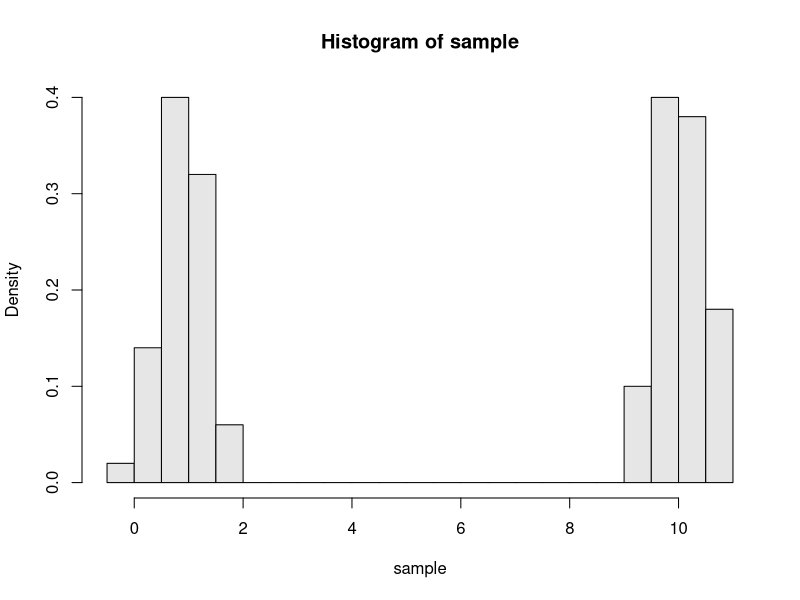
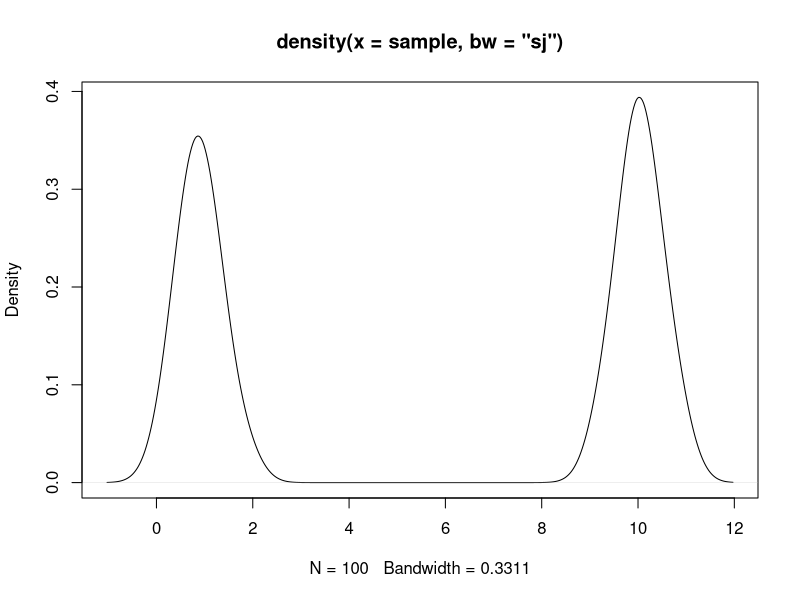

Write R code to recreate these figures, in order. (Note: this script raises an error after producing the figures.)
rm(list=ls())
###Data generation
gen_data<- function(mu_vec=c(1,5,3,5), sigma_vec=rep(0.1, 4), ns=50, prob_vec=c(0.25,0.25,0.25,0.25) ){
  l<- length(mu_vec)
  components <- sample(1:l,prob=prob_vec,size=ns,replace=TRUE)
  mus <- mu_vec
  sds <- sqrt(sigma_vec)
  samples <- rnorm(n=ns,mean=mus[components],sd=sds[components])
  return(samples)
}

set.seed(123)
sample<- gen_data(mu_vec=c(1,10),sigma_vec=rep(0.2, 2),ns=100,prob_vec=c(0.5,0.5))
hist(sample,probability=TRUE,breaks=20,col=grey(.9))
plot(density(sample,bw = "sj"))



## Dirichlet process BM ############################################################


#pdf("Output.pdf")
#y <- sample
#n <- length(y)
## hyperparameters
a  <- 1;   b <- 1   # 1/sig ~ Ga(a,b)
m0 <- 0;  B0 <- 1  # G0 = N(m0,B0)
#M  <- 1

##########INIT##########
init.DPk <- function(ydata)
{ ## inital EDA estimate of th[1..n]
  ## cluster data, and cut at height H=10, to get 10 clusters
  y<- ydata
  hc <- hclust(dist(y)^2, "cen")
  s  <- cutree(hc, k = 10)
  ths <- sapply(split(y,s),mean)
  th <-  ths[s]
  return(th)
}
# cluster membership indicators
# cluster specific means
# return th_i = ths[ s_i ]

##########INIT##########
sample.th <- function(th,sig)
{ ## sample
  ##    th[i]  ~ p(th_i | th[-i],sig,y)
  ## returns updated th vector
  for(i in 1:n){
    ## unique values and counts
    nj <- table(th[-i])
    ths <- as.numeric(names(nj))
    k <- length(nj)
    ## likelihood
    fj <- dnorm(y[i], m=ths, s=sig)
    f0 <- dnorm(y[i], m=m0,   s=sqrt(B0+sig^2)) # q0
    pj <- c(fj*nj,f0*M)                       # p(s[i]=j | ...), j=1..k, k+1
    # pj_norm<- pj/sum(pj)
    s <- sample(1:(k+1), 1, prob=pj)          # sample s[i]
    if (s==k+1){ ## generate new th[i] value
      v.new <- 1.0/(1/B0 + 1/sig^2)
      m.new <- v.new*(1/B0*m0 + 1/sig^2*y[i])
      thi.new   <- rnorm(1,m=m.new,sd=sqrt(v.new))
      ths <- c(ths,thi.new)
    }   
    th[i] <- ths[s]
  }
  return(th) 
} 





sample.ths <- function(th,sig)
{ ## sample ths[j] ~ p(ths[j] | ....)
  ##               = N(ths[j]; m0,B0) * N(ybar[j]; ths[j], sig2/n[j])
  ##               = N(ths[j]; mj,vj)
  ## unique values and counts
  nj <- table(th)                 # counts
  ths <- sort(unique(th))         # unique values
  ##use sort(.) to match table counts
  k <- length(nj)
  for(j in 1:k){
    ## find Sj={i: s[i]=j} and compute sample average over Sj
    idx <- which(th==ths[j])
    ybarj <- mean(y[idx])
    ## posterior moments for p(ths[j] | ...)
    vj <- 1.0/(1/B0 + nj[j]/sig^2)
    mj <- vj*(1/B0*m0 + nj[j]/sig^2*ybarj)
    thsj <- rnorm(1,m=mj,sd=sqrt(vj))
    ## record the new ths[j] by replacing all th[i], i in Sj.
    th[idx] <- thsj
  }
  return(th) 
}  



sample.sig <- function(th)
{ ## sample
  ##   sig ~ p(sig | ...)
  ## returns: sig
  s2 <- sum( (y-th)^2 )
  a1 <- a+0.5*n
  b1 <- b+0.5*s2
  s2.inv <- rgamma(1,shape=a1,rate=b1)
  return(1/sqrt(s2.inv))
}


fbar <- function(x,th,sig)
{ ## conditional draw F ~ p(F | th,sig,y) (approx -- will talk about this..)
  nj <- table(th)              # counts
  ths <- as.numeric(names(nj)) # unique values
  k <- length(nj)
  fx <- M/(n+M)*dnorm(xgrid,m=m0,sd=sqrt(B0+sig^2))
  for(j in 1:k)
    fx <- fx + nj[j]/(n+M)*dnorm(xgrid,m=ths[j],sd=sig)
  return(fx)
}



ebar <- function(x,th,sig)
{ ## conditional draw F ~ p(F | th,sig,y) (approx -- will talk about this..)
  nj <- table(th)              # counts
  ths <- as.numeric(names(nj)) # unique values
  k <- length(nj)
  fx <- M/(n+M)*pnorm(xgrid,m=m0,sd=sqrt(B0+sig^2))
  for(j in 1:k)
    fx <- fx + nj[j]/(n+M)*pnorm(xgrid,m=ths[j],sd=sig)
  return(fx)
}


gibbs <- function(n.iter=1000)
{
  th <- init.DPk()              ## initialize th[1..n]
  sig <- sqrt( mean((y-th)^2))  ## and sig
  ## set up data structures to record imputed posterior draws..1
  xgrid <- seq(from=-2,to=15,length=100)
  fgrid <- NULL     ## we will record imputed draws of f
  ecfgrid <- NULL     ## we will record imputed draws of f
  njlist <- NULL    ## record sizes of 8 largest clusters
  klist <- NULL
  sig_trace<- NULL
  ## start with a plot of a kernel density estimate of the data
  d<-density(y,bw = "sj")
  plot(d,xlab="X",ylab="Y",bty="l",type="l",xlim=c(-2,15),ylim=c(0,1), main="")
  ## now the Gibbs sampler
  for(iter in 1:n.iter){
    th  <- sample.th(th,sig)
    sig <- sample.sig(th)
    th  <- sample.ths(th,sig)
    ## update running summaries #################
    sig_trace<- rbind(sig_trace,sig)
    f   <- fbar(xgrid,th,sig)
    ecf<- ebar(xgrid,th,sig)
    lines(xgrid,f,col=iter,lty=3)
    fgrid <- rbind(fgrid,f)
    ecfgrid<- rbind(ecfgrid,ecf)
    nj <- table(th)                 # counts
    njlist <- rbind(njlist,sort(nj,decr=T)[1:8])
    klist <- c(klist,length(nj))
  }
  ## report summaries ###########################
  fbar <- apply(fgrid,2,mean)
  lines(xgrid,fbar,lwd=3,col=2)
  ecfbar <- apply(ecfgrid,2,mean)
  plot(ecdf(y),xlab="X",ylab="Y",bty="l",xlim=c(-2,15),ylim=c(0,1), main="")
  lines(xgrid,ecfbar,lwd=3,col=2)
  for(iter in 1:n.iter){ lines(xgrid,ecfgrid[iter,],col=iter,lty=3) }
  #ks_test<- ks.test(ecfbar,ecdf(y))
  njbar <- apply(njlist,2,mean,na.rm=T)
  cat("Average cluster sizes:\n",format(njbar),"\n")
  pk <- table(klist)/length(klist)
  cat("Posterior probs p(k): (row1 = k, row2 = p(k) \n ")
  print(pk/sum(pk))
  return(list(fgrid=fgrid,klist=klist,njlist=njlist, sig=sig_trace ))
}

mc<- gibbs()




plot(mc$sig)
#ks.test(f_approx$ecf, ecdf(X))
# 
# k<- ecdf(y)
# mcmc <- gibbs()
# names(mcmc)
# ## report summaries
# njbar <- apply(mcmc$njlist,2,mean,na.rm=T)
# cat("Average cluster sizes:\n",format(njbar,digits=1),"\n")
# pk <- table(mcmc$klist)/length(mcmc$klist)
# cat("Posterior probs p(k): (row1 = k, row2 = p(k) \n ")
# print(pk/sum(pk))
# 





#####################PY  process sampling ##########################################################


#initial parameters
#M<-1
#sigma<-0.25

sample.th_py <- function(th,sig,M,sigma,ydata)
{ ## sample
  ##    th[i]  ~ p(th_i | th[-i],sig,y)
  ## returns updated th vector
  y<- ydata
  n<- length(y)
  for(i in 1:n){
    ## unique values and counts
    nj <- table(th[-i])
    ths <- as.numeric(names(nj))
    k <- length(nj)
    ## likelihood
    fj <- dnorm(y[i], m=ths, s=sig)
    f0 <- dnorm(y[i], m=m0,   s=sqrt(B0+sig^2)) # q0
    pj <- c(fj*(nj- sigma) ,f0*(M+ k*sigma))                       # p(s[i]=j | ...), j=1..k, k+1
    # pj_norm<- pj/sum(pj)
    s <- sample(1:(k+1), 1, prob=pj)          # sample s[i]
    if (s==k+1){ ## generate new th[i] value
      v.new <- 1.0/(1/B0 + 1/sig^2)
      m.new <- v.new*(1/B0*m0 + 1/sig^2*y[i])
      thi.new   <- rnorm(1,m=m.new,sd=sqrt(v.new))
      ths <- c(ths,thi.new)
    }   
    th[i] <- ths[s]
  }
  return(th) 
} 


sample.ths_py <- function(th,sig,ydata)
{ ## sample ths[j] ~ p(ths[j] | ....)
  ##               = N(ths[j]; m0,B0) * N(ybar[j]; ths[j], sig2/n[j])
  ##               = N(ths[j]; mj,vj)
  ## unique values and counts
  y<- ydata
  nj <- table(th)                 # counts
  ths <- sort(unique(th))         # unique values
  ##use sort(.) to match table counts
  k <- length(nj)
  for(j in 1:k){
    ## find Sj={i: s[i]=j} and compute sample average over Sj
    idx <- which(th==ths[j])
    ybarj <- mean(y[idx])
    ## posterior moments for p(ths[j] | ...)
    vj <- 1.0/(1/B0 + nj[j]/sig^2)
    mj <- vj*(1/B0*m0 + nj[j]/sig^2*ybarj)
    thsj <- rnorm(1,m=mj,sd=sqrt(vj))
    ## record the new ths[j] by replacing all th[i], i in Sj.
    th[idx] <- thsj
  }
  return(th) 
}  



sample.sig_py <- function(th,ydata)
{ ## sample
  ##   sig ~ p(sig | ...)
  ## returns: sig
  y<- ydata
  n<- length(y)
  s2 <- sum( (y-th)^2 )
  a1 <- a+0.5*n
  b1 <- b+0.5*s2
  s2.inv <- rgamma(1,shape=a1,rate=b1)
  return(1/sqrt(s2.inv))
}


fbar_py <- function(x,th,sig,M,sigma)
{ ## conditional draw F ~ p(F | th,sig,y) (approx -- will talk about this..)
  xgrid<-x
  n<- length(xgrid)
  nj <- table(th)              # counts
  ths <- as.numeric(names(nj)) # unique values
  k <- length(nj)
  fx <-(M+sigma*k)/(n+M)*dnorm(xgrid,m=m0,sd=sqrt(B0+sig^2))
  for(j in 1:k)
    fx <- fx + (nj[j]-sigma)/(n+M)*dnorm(xgrid,m=ths[j],sd=sig)
  return(fx)
}


ebar_py <- function(x,th,sig,M,sigma)
{ ## conditional draw F ~ p(F | th,sig,y) (approx -- will talk about this..)
  xgrid<-x
  n<- length(xgrid)
  nj <- table(th)              # counts
  ths <- as.numeric(names(nj)) # unique values
  k <- length(nj)
  fx <- (M+sigma*k)/(n+M)*pnorm(xgrid,m=m0,sd=sqrt(B0+sig^2))
  for(j in 1:k)
    fx <- fx + (nj[j]-sigma)/(n+M)*pnorm(xgrid,m=ths[j],sd=sig)
  return(fx)
}


gibbs_py <- function(n.iter=1000,M=1,sigma=0.5, n_s=50,ydata=y){
  y<- ydata
  th <- init.DPk(y)              ## initialize th[1..n]
  sig <- sqrt( mean((y-th)^2))  ## and sig
  ## set up data structures to record imputed posterior draws..1
  xgrid <- seq(from=-2,to=15,length=n_s)
  cgrid<- sort(y)
  fgrid <- NULL     ## we will record imputed draws of f
  ecfgrid <- NULL     ## we will record imputed draws of f
  njlist <- NULL    ## record sizes of 8 largest clusters
  klist <- NULL
  sig_trace<- NULL
  ## start with a plot of a kernel density estimate of the data
  d<-density(y,bw = "sj")
  plot(d,xlab="X",ylab="Y",bty="l",type="l",xlim=c(-2,15),ylim=c(0,1), main="")
  ## now the Gibbs sampler
  for(iter in 1:n.iter){
    th  <- sample.th_py(th,sig,M,sigma,y)
    sig <- sample.sig_py(th,y)
    th  <- sample.ths_py(th,sig,y)
    ## update running summaries #################
    sig_trace<- rbind(sig_trace,sig)
    f   <- fbar_py(xgrid,th,sig,M,sigma)
    ecf<- ebar_py(cgrid,th,sig,M,sigma)
    lines(xgrid,f,col=iter,lty=3)
    fgrid <- rbind(fgrid,f)
    ecfgrid<- rbind(ecfgrid,ecf)
    nj <- table(th)                 # counts
    njlist <- rbind(njlist,sort(nj,decr=T)[1:8])
    klist <- c(klist,length(nj))
  }
  ## report summaries ###########################
  fbar <- apply(fgrid[floor(n.iter/2):n.iter,],2,mean)
  lines(xgrid,fbar,lwd=3,col=2)
  ecfbar <- apply(ecfgrid[floor(n.iter/2):n.iter,],2,mean)
  plot(ecdf(y),xlab="X",ylab="Y",bty="l",xlim=c(min(y),max(y)),ylim=c(0,1), main="")
  lines(cgrid,ecfbar,lwd=3,col=2)
  for(iter in 1:n.iter){ lines(cgrid,ecfgrid[iter,],col=iter,lty=3) }
  #ks_test<- ks.test(ecfbar,ecdf(y))
  njbar <- apply(njlist,2,mean,na.rm=T)
  cat("Average cluster sizes:\n",format(njbar),"\n")
  pk <- table(klist)/length(klist)
  cat("Posterior probs p(k): (row1 = k, row2 = p(k) \n ")
  #print(pk/sum(pk))
  cgrid<- sort(y)
  K_d_py <- max(abs(ecfbar - ecdf(y)(cgrid)))
  return(list(fgrid=fgrid,klist=klist,njlist=njlist, sig=sig_trace, ecf=ecfbar, Kd=K_d_py))
}


sample<- gen_data(mu_vec=c(1,10),sigma_vec=rep(0.2, 2),ns=200,prob_vec=c(0.5,0.5))

mc_py<- gibbs_py(n.iter=2000,M=1,sigma=0.5, n_s=200,ydata=sample)
#xgrid <- seq(from=-2,to=15,length=100)
#cgrid<- sort(y)
#plot(ecdf(y),xlab="X",ylab="Y",bty="l",xlim=c(-2,15),ylim=c(0,1), main="")
#lines(cgrid,mc_py$ecf,lwd=3,col=2)
#K_d_py <- max(abs(mc_py$ecf - ecdf(y)(cgrid)))
#K_d_py


########################################################################PY approx

M<-1
sigma<-0.5




sample.th_py_ap1 <- function(th,sig,M,sigma,ydata)
{ ## sample
  ##    th[i]  ~ p(th_i | th[-i],sig,y)
  ## returns updated th vector
  y<- ydata
  n<- length(y)
  for(i in 1:n){
    ## unique values and counts
    nj <- table(th[-i])
    ths <- as.numeric(names(nj))
    k <- length(nj)
    ## likelihood
    fj <- dnorm(y[i], m=ths, s=sig)
    f0 <- dnorm(y[i], m=m0,   s=sqrt(B0+sig^2)) # q0
    #kn sigma/n  (n_i -sigma)/n
    pj <- c(fj*(nj- sigma) ,f0*(k*sigma))                       # p(s[i]=j | ...), j=1..k, k+1
    # pj_norm<- pj/sum(pj)
    s <- sample(1:(k+1), 1, prob=pj)          # sample s[i]
    if (s==k+1){ ## generate new th[i] value
      v.new <- 1.0/(1/B0 + 1/sig^2)
      m.new <- v.new*(1/B0*m0 + 1/sig^2*y[i])
      thi.new   <- rnorm(1,m=m.new,sd=sqrt(v.new))
      ths <- c(ths,thi.new)
    }   
    th[i] <- ths[s]
  }
  return(th) 
} 




fbar_py_ap1 <- function(x,th,sig,M,sigma)
{ ## conditional draw F ~ p(F | th,sig,y) (approx -- will talk about this..)
  xgrid<-x
  n<- length(xgrid)
  nj <- table(th)              # counts
  ths <- as.numeric(names(nj)) # unique values
  k <- length(nj)
  #kn sigma/n  (n_i -sigma)/n
  fx <-(sigma*k)/(n)*dnorm(xgrid,m=m0,sd=sqrt(B0+sig^2))
  for(j in 1:k)
    fx <- fx + (nj[j]-sigma)/(n)*dnorm(xgrid,m=ths[j],sd=sig)
  return(fx)
}



ebar_py_ap1 <- function(x,th,sig,M,sigma)
{ ## conditional draw F ~ p(F | th,sig,y) (approx -- will talk about this..)
  xgrid<-x
  n<- length(xgrid)
  nj <- table(th)              # counts
  ths <- as.numeric(names(nj)) # unique values
  k <- length(nj)
  fx <- (sigma*k)/(n)*pnorm(xgrid,m=m0,sd=sqrt(B0+sig^2))
  for(j in 1:k)
    fx <- fx + (nj[j]-sigma)/(n)*pnorm(xgrid,m=ths[j],sd=sig)
  return(fx)
}


gibbs_py_ap1 <- function(n.iter=1000,M=1,sigma=0.5, n_s=50,ydata=y)
{
  y<- ydata
  th <- init.DPk(y)              ## initialize th[1..n]
  sig <- sqrt( mean((y-th)^2))  ## and sig
  ## set up data structures to record imputed posterior draws..1
  xgrid <- seq(from=-2,to=15,length=n_s)
  cgrid<- sort(y)
  fgrid <- NULL     ## we will record imputed draws of f
  ecfgrid <- NULL     ## we will record imputed draws of f
  njlist <- NULL    ## record sizes of 8 largest clusters
  klist <- NULL
  sig_trace<- NULL
  ## start with a plot of a kernel density estimate of the data
  d<-density(y,bw = "sj")
  plot(d,xlab="X",ylab="Y",bty="l",type="l",xlim=c(-2,15),ylim=c(0,1), main="")
  ## now the Gibbs sampler
  for(iter in 1:n.iter){
    th  <- sample.th_py_ap1(th,sig,M,sigma,y)
    sig <- sample.sig_py(th,y)
    th  <- sample.ths_py(th,sig,y)
    ## update running summaries #################
    sig_trace<- rbind(sig_trace,sig)
    f   <- fbar_py_ap1(xgrid,th,sig,M,sigma)
    ecf<- ebar_py_ap1(cgrid,th,sig,M,sigma)
    lines(xgrid,f,col=iter,lty=3)
    fgrid <- rbind(fgrid,f)
    ecfgrid<- rbind(ecfgrid,ecf)
    nj <- table(th)                 # counts
    njlist <- rbind(njlist,sort(nj,decr=T)[1:8])
    klist <- c(klist,length(nj))
  }
  ## report summaries ###########################
  fbar <- apply(fgrid[floor(n.iter/2):n.iter,],2,mean)
  lines(xgrid,fbar,lwd=3,col=2)
  ecfbar <- apply(ecfgrid[floor(n.iter/2):n.iter,],2,mean)
  plot(ecdf(y),xlab="X",ylab="Y",bty="l",xlim=c(min(y),max(y)),ylim=c(0,1), main="")
  lines(cgrid,ecfbar,lwd=3,col=2)
  for(iter in 1:n.iter){ lines(cgrid,ecfgrid[iter,],col=iter,lty=3) }
  #ks_test<- ks.test(ecfbar,ecdf(y))
  njbar <- apply(njlist,2,mean,na.rm=T)
  cat("Average cluster sizes:\n",format(njbar),"\n")
  pk <- table(klist)/length(klist)
  cat("Posterior probs p(k): (row1 = k, row2 = p(k) \n ")
  print(pk/sum(pk))
  cgrid<- sort(y)
  K_d_py_ap <- max(abs(ecfbar - ecdf(y)(cgrid)))
  return(list(fgrid=fgrid,klist=klist,njlist=njlist, sig=sig_trace, ecf=ecfbar,Kd=K_d_py_ap))
}


mc_py_ap1<- gibbs_py_ap1(n.iter=1000,M=1,sigma=0.5, n_s=50,ydata=sample)


######################################################NG
######################################################NG(2)

########################################################################PY approx

#initial parameters
#sigma<- 0.5
#tau<- 1

sample.th_ng_ap2 <- function(th,sig,sigma,tau,ydata)
{ ## sample
  ##    th[i]  ~ p(th_i | th[-i],sig,y)
  ## returns updated th vector
  y<- ydata
  n<- length(y)
  for(i in 1:n){
    ## unique values and counts
    nj <- table(th[-i])
    ths <- as.numeric(names(nj))
    k <- length(nj)
    ## likelihood
    
    fj <- dnorm(y[i], m=ths, s=sig)
    f0 <- dnorm(y[i], m=m0,   s=sqrt(B0+sig^2)) # q0
    #kn sigma/n  (n_i -sigma)/n
    #beta= tau n/kn^{1/alpha}
    beta<- (tau*n)/( k^(1/sigma))
    pj <- c(fj*(nj- sigma) ,f0*(k*sigma+ beta))                       # p(s[i]=j | ...), j=1..k, k+1
    # pj_norm<- pj/sum(pj)
    s <- sample(1:(k+1), 1, prob=pj)          # sample s[i]
    if (s==k+1){ ## generate new th[i] value
      v.new <- 1.0/(1/B0 + 1/sig^2)
      m.new <- v.new*(1/B0*m0 + 1/sig^2*y[i])
      thi.new   <- rnorm(1,m=m.new,sd=sqrt(v.new))
      ths <- c(ths,thi.new)
    }   
    th[i] <- ths[s]
  }
  return(th) 
} 




fbar_ng_ap2 <- function(x,th,sig,sigma, tau)
{ ## conditional draw F ~ p(F | th,sig,y) 
  xgrid<-x
  n<- length(xgrid) 
  nj <- table(th)              # counts
  ths <- as.numeric(names(nj)) # unique values
  k <- length(nj)
  #kn sigma/n  (n_i -sigma)/n
  beta<- (tau*n)/( k^(1/sigma))
  fx <-(k*sigma+ beta)/(n+beta)*dnorm(xgrid,m=m0,sd=sqrt(B0+sig^2))
  for(j in 1:k)
    fx <- fx + (nj[j]-sigma)/(n+beta)*dnorm(xgrid,m=ths[j],sd=sig)
  return(fx)
}



ebar_ng_ap2 <- function(x,th,sig,sigma, tau)
{ ## conditional draw F ~ p(F | th,sig,y) 
  xgrid<-x
  n<- length(xgrid)
  nj <- table(th)              # counts
  ths <- as.numeric(names(nj)) # unique values
  k <- length(nj)
  beta<- (tau*n)/( k^(1/sigma))
  fx <- (k*sigma+ beta)/(n+beta)*pnorm(xgrid,m=m0,sd=sqrt(B0+sig^2))
  for(j in 1:k)
    fx <- fx + (nj[j]-sigma)/(n+beta)*pnorm(xgrid,m=ths[j],sd=sig)
  return(fx)
}


gibbs_ng_ap2 <- function(n.iter=1000,sigma=0.5, tau=1, n_s=50, ydata=y)
{
  y<- ydata
  th <- init.DPk(y)              ## initialize th[1..n]
  sig <- sqrt( mean((y-th)^2))  ## and sig
  ## set up data structures to record imputed posterior draws..1
  xgrid <- seq(from=-2,to=15,length=n_s)
  cgrid<- sort(y)
  fgrid <- NULL     ## we will record imputed draws of f
  ecfgrid <- NULL     ## we will record imputed draws of f
  njlist <- NULL    ## record sizes of 8 largest clusters
  klist <- NULL
  sig_trace<- NULL
  ## start with a plot of a kernel density estimate of the data
  d<-density(y,bw = "sj")
  plot(d,xlab="X",ylab="Y",bty="l",type="l",xlim=c(-2,15),ylim=c(0,1), main="")
  ## now the Gibbs sampler
  for(iter in 1:n.iter){
    th  <- sample.th_ng_ap2(th,sig,sigma,tau,y)
    sig <- sample.sig_py(th,y)
    th  <- sample.ths_py(th,sig,y)
    ## update running summaries #################
    sig_trace<- rbind(sig_trace,sig)
    f   <- fbar_ng_ap2(xgrid,th,sig,sigma,tau)
    ecf<- ebar_ng_ap2(cgrid,th,sig,sigma,tau)
    lines(xgrid,f,col=iter,lty=3)
    fgrid <- rbind(fgrid,f)
    ecfgrid<- rbind(ecfgrid,ecf)
    nj <- table(th)                 # counts
    njlist <- rbind(njlist,sort(nj,decr=T)[1:8])
    klist <- c(klist,length(nj))
  }
  ## report summaries ###########################
  fbar <- apply(fgrid[floor(n.iter/2):n.iter,],2,mean)
  lines(xgrid,fbar,lwd=3,col=2)
  ecfbar <- apply(ecfgrid[floor(n.iter/2):n.iter,],2,mean)
  plot(ecdf(y),xlab="X",ylab="Y",bty="l",xlim=c(min(y),max(y)),ylim=c(0,1), main="")
  lines(cgrid,ecfbar,lwd=3,col=2)
  for(iter in 1:n.iter){ lines(cgrid,ecfgrid[iter,],col=iter,lty=3) }
  #ks_test<- ks.test(ecfbar,ecdf(y))
  njbar <- apply(njlist,2,mean,na.rm=T)
  cat("Average cluster sizes:\n",format(njbar),"\n")
  pk <- table(klist)/length(klist)
  cat("Posterior probs p(k): (row1 = k, row2 = p(k) \n ")
  #print(pk/sum(pk))
  cgrid<- sort(y)
  K_d_ng_ap2 <- max(abs(ecfbar - ecdf(y)(cgrid)))
  return(list(fgrid=fgrid,klist=klist,njlist=njlist, sig=sig_trace, ecf=ecfbar, Kd=K_d_ng_ap2))
}

mc_ng_ap2<- gibbs_ng_ap2(n.iter=1000,sigma=0.5, tau=1, n_s=50, ydata=sample)
# cgrid<- sort(y)
# plot(ecdf(y),xlab="X",ylab="Y",bty="l",xlim=c(-2,15),ylim=c(0,1), main="")
# lines(cgrid,mc_ng_ap2$ecf,lwd=3,col=2)
# 
# cgrid<- sort(y)
# plot(ecdf(y),xlab="X",ylab="Y",bty="l",xlim=c(-2,15),ylim=c(0,1), main="")
# lines(cgrid,mc_py_ap1$ecf,lwd=3,col=2)
# lines(cgrid,mc_py$ecf,lwd=3,col=3)
# lines(cgrid, mc_ng_ap2$ecf,lwd=3,col=4)

# 
# K_d_ng <- max(abs( mc_ng_ap2$ecf - ecdf(y)(cgrid)))
# K_d_ng
# 




##############################################n=50##########################################################################

set.seed(123)
sample<- gen_data(mu_vec=c(1,10),sigma_vec=rep(0.2, 2),ns=50,prob_vec=c(0.5,0.5))
#hist(sample,probability=TRUE,breaks=20,col=grey(.9))
#plot(density(sample,bw = "sj"))
y_data <- sample
n <- length(y_data)
## hyperparameters
a  <- 1;   b <- 1   # 1/sig ~ Ga(a,b)
m0 <- 0;  B0 <- 1  # G0 = N(m0,B0)

K_dmat<- matrix(NA, nrow =3*3, ncol =5)
sigma_vec<- c(0.25, 0.5, 0.75)
M_vec<- c(1,3,10)
#ns_vec<- c(50,100,200,500) 
i<-1

for(m in 1:length(M_vec)){
    for(j in 1:length(sigma_vec)){
      K_dmat[i,1]<- M_vec[m]
      K_dmat[i,2]<- sigma_vec[j]
      mc_py<- gibbs_py(n.iter=1000,M=M_vec[m],sigma=sigma_vec[j], n_s=length(y_data),ydata=y_data)
      mc_py_ap1<- gibbs_py_ap1(n.iter=1000,M=M_vec[m],sigma=sigma_vec[j], n_s=length(y_data),ydata=y_data)
      mc_ng_ap2<- gibbs_ng_ap2(n.iter=1000,sigma=sigma_vec[j], tau=M_vec[m], n_s=length(y_data), ydata=y_data)
      K_dmat[i,3]<- mc_py$Kd
      K_dmat[i,4]<- mc_py_ap1$Kd
      K_dmat[i,5]<- mc_ng_ap2$Kd
      i<- i+1
    }
}
k_mat_50<- as.data.frame(K_dmat)
k_mat_50$n<- 50
names(k_mat_50)<- c("alpha","sigma","PY","PY_A1","NG_A2","N")


write.csv(k_mat_50, file = "K_50.csv")
formattable(k_mat_50)
##############################################n=100##########################################################################

set.seed(123)
sample<- gen_data(mu_vec=c(1,10),sigma_vec=rep(0.2, 2),ns=100,prob_vec=c(0.5,0.5))
#hist(sample,probability=TRUE,breaks=20,col=grey(.9))
#plot(density(sample,bw = "sj"))
y_data <- sample
n <- length(y_data)
## hyperparameters
a  <- 1;   b <- 1   # 1/sig ~ Ga(a,b)
m0 <- 0;  B0 <- 1  # G0 = N(m0,B0)

K_dmat<- matrix(NA, nrow =3*3, ncol =5)
sigma_vec<- c(0.25, 0.5, 0.75)
M_vec<- c(1,3,10)
#ns_vec<- c(50,100,200,500) 
i<-1

for(m in 1:length(M_vec)){
  for(j in 1:length(sigma_vec)){
    K_dmat[i,1]<- M_vec[m]
    K_dmat[i,2]<- sigma_vec[j]
    mc_py<- gibbs_py(n.iter=1000,M=M_vec[m],sigma=sigma_vec[j], n_s=length(y_data),ydata=y_data)
    mc_py_ap1<- gibbs_py_ap1(n.iter=1000,M=M_vec[m],sigma=sigma_vec[j], n_s=length(y_data),ydata=y_data)
    mc_ng_ap2<- gibbs_ng_ap2(n.iter=1000,sigma=sigma_vec[j], tau=M_vec[m], n_s=length(y_data), ydata=y_data)
    K_dmat[i,3]<- mc_py$Kd
    K_dmat[i,4]<- mc_py_ap1$Kd
    K_dmat[i,5]<- mc_ng_ap2$Kd
    i<- i+1
  }
}
k_m


k_mat_100<- as.data.frame(K_dmat)
k_mat_100$n<- 100
names(k_mat_100)<- c("alpha","sigma","PY","PY_A1","NG_A2","N")


write.csv(k_mat_100, file = "K_100.csv")
formattable(k_mat_100)

##############################################n=200##########################################################################

set.seed(123)
sample<- gen_data(mu_vec=c(1,10),sigma_vec=rep(0.2, 2),ns=200,prob_vec=c(0.5,0.5))
#hist(sample,probability=TRUE,breaks=20,col=grey(.9))
#plot(density(sample,bw = "sj"))
y_data <- sample
n <- length(y_data)
## hyperparameters
a  <- 1;   b <- 1   # 1/sig ~ Ga(a,b)
m0 <- 0;  B0 <- 1  # G0 = N(m0,B0)

K_dmat<- matrix(NA, nrow =3*3, ncol =5)
sigma_vec<- c(0.25, 0.5, 0.75)
M_vec<- c(1,3,10)
#ns_vec<- c(50,100,200,500) 
i<-1

for(m in 1:length(M_vec)){
  for(j in 1:length(sigma_vec)){
    K_dmat[i,1]<- M_vec[m]
    K_dmat[i,2]<- sigma_vec[j]
    mc_py<- gibbs_py(n.iter=1000,M=M_vec[m],sigma=sigma_vec[j], n_s=length(y_data),ydata=y_data)
    mc_py_ap1<- gibbs_py_ap1(n.iter=1000,M=M_vec[m],sigma=sigma_vec[j], n_s=length(y_data),ydata=y_data)
    mc_ng_ap2<- gibbs_ng_ap2(n.iter=1000,sigma=sigma_vec[j], tau=M_vec[m], n_s=length(y_data), ydata=y_data)
    K_dmat[i,3]<- mc_py$Kd
    K_dmat[i,4]<- mc_py_ap1$Kd
    K_dmat[i,5]<- mc_ng_ap2$Kd
    i<- i+1
  }
}
k_mat_200<- as.data.frame(K_dmat)
k_mat_200$n<- 200
names(k_mat_200)<- c("alpha","sigma","PY","PY_A1","NG_A2","N")


write.csv(k_mat_200, file = "K_200.csv")
formattable(k_mat_200)


##############################################n=500##########################################################################

set.seed(123)
sample<- gen_data(mu_vec=c(1,10),sigma_vec=rep(0.2, 2),ns=500,prob_vec=c(0.5,0.5))
#hist(sample,probability=TRUE,breaks=20,col=grey(.9))
#plot(density(sample,bw = "sj"))
y_data <- sample
n <- length(y_data)
## hyperparameters
a  <- 1;   b <- 1   # 1/sig ~ Ga(a,b)
m0 <- 0;  B0 <- 1  # G0 = N(m0,B0)

K_dmat<- matrix(NA, nrow =3*3, ncol =5)
sigma_vec<- c(0.25, 0.5, 0.75)
M_vec<- c(1,3,10)
#ns_vec<- c(50,100,200,500) 
i<-1

for(m in 1:length(M_vec)){
  for(j in 1:length(sigma_vec)){
    K_dmat[i,1]<- M_vec[m]
    K_dmat[i,2]<- sigma_vec[j]
    mc_py<- gibbs_py(n.iter=1000,M=M_vec[m],sigma=sigma_vec[j], n_s=length(y_data),ydata=y_data)
    mc_py_ap1<- gibbs_py_ap1(n.iter=1000,M=M_vec[m],sigma=sigma_vec[j], n_s=length(y_data),ydata=y_data)
    mc_ng_ap2<- gibbs_ng_ap2(n.iter=1000,sigma=sigma_vec[j], tau=M_vec[m], n_s=length(y_data), ydata=y_data)
    K_dmat[i,3]<- mc_py$Kd
    K_dmat[i,4]<- mc_py_ap1$Kd
    K_dmat[i,5]<- mc_ng_ap2$Kd
    i<- i+1
  }
}


k_mat_500<- as.data.frame(K_dmat)
k_mat_500$n<- 500
names(k_mat_500)<- c("alpha","sigma","PY","PY_A1","NG_A2","N")


write.csv(k_mat_500, file = "K_500.csv")
formattable(k_mat_500)


  